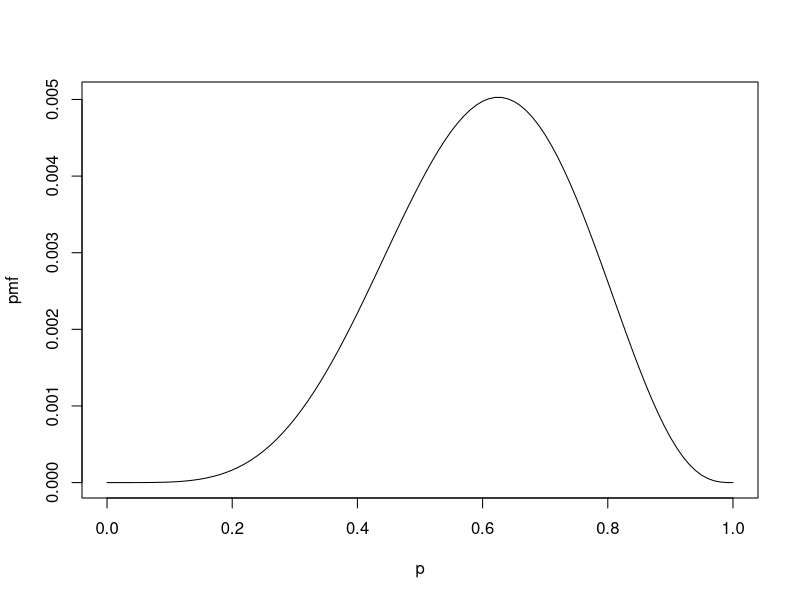

Here is the R script that generated this plot: (Note: this script raises an error after producing the figure.)
# Zadanie 1

dataZ1 <- c(0, 0, 0, 1, 0, 1, 0, 1)

p <- seq(0, 1, by = 0.01)
pmf <- p^5*(1-p)^3
plot(p, pmf, type='l')

logLik <- \(p) 5*log(p) + 3*log(1-p)

## Newton max algo
maxLik::maxNR(logLik, grad = NULL, hess = NULL, start = 0.01)
maxLik::maxNR(logLik, grad = \(p) 5/p - 3/(1-p), start = 0.01)
maxLik::maxNR(logLik, grad = \(p) 5/p - 3/(1-p),
              hess = \(p) -5/p^2 - 3/(1-p)^2,
              start = 0.01)

optimize(logLik, seq(0, 1, by = 0.01), maximum = TRUE)

# Zadanie 2

daneZ2 <- c(3, 4, 3, 7)
# \lambda^k \exp^(-lambda) / k!
# likelihood - \prod_{i=1}^n \frac{l\lambda^{x_i} * \exp^{-\lambda}}{x_i!}
n <- length(daneZ2)

logLikPoiss <- \(l) log(l) * sum(daneZ2) - n*l + log(1/prod(sapply(daneZ2, factorial)))
maxLik::maxNR(logLikPoiss, start=4)

# Zadanie 7

daneZ7 <- c(3, 4, 3, 2, 7)

likGeom <- \(p) (1 - p)^(sum(daneZ7-1))*p^(length(daneZ7))
logLikGeom <- \(p) sum(daneZ7 - 1) * log(1 - p) + length(daneZ7) * log(p)
maxLik::maxNR(logLikGeom, start=0)
